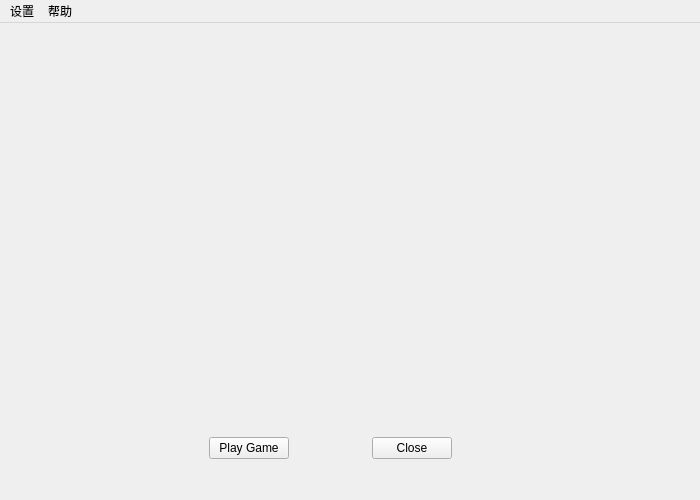
<?xml version="1.0" encoding="UTF-8"?>
<ui version="4.0">
 <class>MainWindow</class>
 <widget class="QMainWindow" name="MainWindow">
  <property name="geometry">
   <rect>
    <x>0</x>
    <y>0</y>
    <width>700</width>
    <height>500</height>
   </rect>
  </property>
  <property name="windowTitle">
   <string>Blackjack  Gambling</string>
  </property>
  <property name="autoFillBackground">
   <bool>true</bool>
  </property>
  <widget class="QWidget" name="centralWidget">
   <widget class="QLabel" name="pictureLabel">
    <property name="geometry">
     <rect>
      <x>0</x>
      <y>-10</y>
      <width>471</width>
      <height>411</height>
     </rect>
    </property>
    <property name="maximumSize">
     <size>
      <width>471</width>
      <height>411</height>
     </size>
    </property>
    <property name="text">
     <string/>
    </property>
   </widget>
   <widget class="QWidget" name="layoutWidget">
    <property name="geometry">
     <rect>
      <x>90</x>
      <y>350</y>
      <width>291</width>
      <height>25</height>
     </rect>
    </property>
    <layout class="QHBoxLayout" name="horizontalLayout"/>
   </widget>
   <widget class="QWidget" name="widget" native="true">
    <property name="geometry">
     <rect>
      <x>120</x>
      <y>400</y>
      <width>421</width>
      <height>50</height>
     </rect>
    </property>
    <layout class="QHBoxLayout" name="horizontalLayout_2">
     <item>
      <spacer name="horizontalSpacer_2">
       <property name="orientation">
        <enum>Qt::Horizontal</enum>
       </property>
       <property name="sizeHint" stdset="0">
        <size>
         <width>40</width>
         <height>20</height>
        </size>
       </property>
      </spacer>
     </item>
     <item>
      <widget class="QPushButton" name="playButton">
       <property name="text">
        <string>Play Game</string>
       </property>
      </widget>
     </item>
     <item>
      <spacer name="horizontalSpacer">
       <property name="orientation">
        <enum>Qt::Horizontal</enum>
       </property>
       <property name="sizeHint" stdset="0">
        <size>
         <width>40</width>
         <height>20</height>
        </size>
       </property>
      </spacer>
     </item>
     <item>
      <widget class="QPushButton" name="closeButton">
       <property name="text">
        <string>Close</string>
       </property>
      </widget>
     </item>
     <item>
      <spacer name="horizontalSpacer_3">
       <property name="orientation">
        <enum>Qt::Horizontal</enum>
       </property>
       <property name="sizeHint" stdset="0">
        <size>
         <width>40</width>
         <height>20</height>
        </size>
       </property>
      </spacer>
     </item>
    </layout>
    <zorder>playButton</zorder>
    <zorder>closeButton</zorder>
    <zorder>horizontalSpacer</zorder>
    <zorder>horizontalSpacer_2</zorder>
    <zorder>horizontalSpacer_3</zorder>
   </widget>
   <zorder>layoutWidget</zorder>
   <zorder>pictureLabel</zorder>
   <zorder>widget</zorder>
  </widget>
  <widget class="QMenuBar" name="menuBar">
   <property name="geometry">
    <rect>
     <x>0</x>
     <y>0</y>
     <width>700</width>
     <height>26</height>
    </rect>
   </property>
   <widget class="QMenu" name="menuFile">
    <property name="title">
     <string>设置</string>
    </property>
    <addaction name="actionQuit"/>
    <addaction name="actionPlay"/>
   </widget>
   <widget class="QMenu" name="menu">
    <property name="title">
     <string>帮助</string>
    </property>
    <addaction name="actionRule"/>
   </widget>
   <addaction name="menuFile"/>
   <addaction name="menu"/>
  </widget>
  <action name="actionQuit">
   <property name="text">
    <string>退出</string>
   </property>
  </action>
  <action name="actionPlay">
   <property name="text">
    <string>开始</string>
   </property>
  </action>
  <action name="actionsetting">
   <property name="text">
    <string>设置</string>
   </property>
  </action>
  <action name="actionRule">
   <property name="text">
    <string>游戏设定</string>
   </property>
  </action>
 </widget>
 <layoutdefault spacing="6" margin="11"/>
 <resources/>
 <connections/>
</ui>
